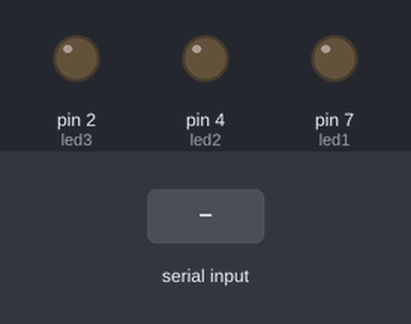
Bench run of a sketch on a simulated Arduino Uno, built with avr-gcc and run on an emulated ATmega328P. On the bench: output pins drawn as LEDs (lit = HIGH). The test bench sets the inputs (shaded band). What the sketch prints to the serial monitor is not drawn.

Above: at 1.2 s.
1.3 s: "Iniciar" received over the second serial link
At 2.4 s:
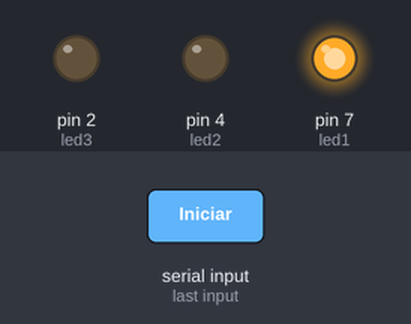
4.0 s: "Reanudar" received over the second serial link
At 6.0 s:
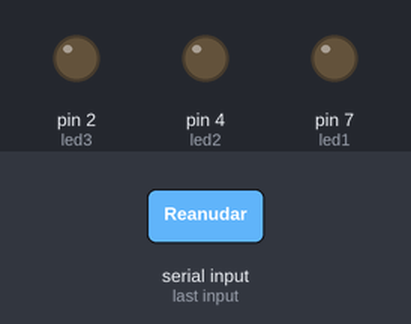
6.4 s: "Pausar" received over the second serial link
At 7.5 s:
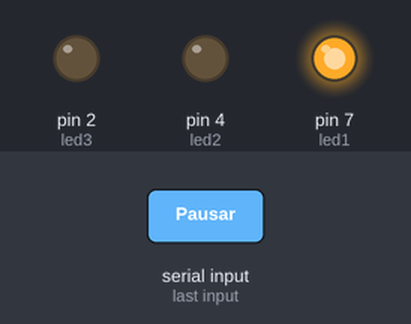
Timing chart, 0 to 9.4 s (numbered marks = the images above; inputs shaded):
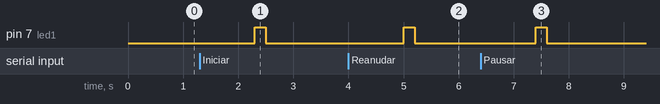

Measured:
- after the input at 1.3 s, pin 7 (led1): LOW → HIGH after 1.0 s, → LOW 0.20 s later
- after the input at 4.0 s, pin 7 (led1): LOW → HIGH after 1.0 s, → LOW 0.20 s later
- after the input at 6.4 s, pin 7 (led1): LOW → HIGH after 1.0 s, → LOW 0.20 s later

The sketch:

arduinotierradef.ino
```cpp
#include <SoftwareSerial.h>
SoftwareSerial mySerial(10, 11); //RX, TX
const int led1 = 7; //LED verde
const int led2 = 4; //LED rojo (alarma sensor)
const int led3 = 2; //LED amarillo (alarma comunicacion)

bool vigilando = false;                  //vigilamos si el satelite deberia estar enviando
bool alarmaCom = false;                  //alarma de fallo en comunicaciones
unsigned long ultimoMensaje = 0;
const unsigned long timeoutCom = 8000;  //8 segundos sin mensajes = fallo
long ultimoAvisoCom = 0;   //aviso de fallos de comunicacion
const long intervaloAvisoCom = 5000;   //la alarma sonara cada 5 segundos

void setup() {
  Serial.begin(9600);
  mySerial.begin(9600);
  pinMode(led1, OUTPUT);
  pinMode(led2, OUTPUT);
  pinMode(led3, OUTPUT);
}

void loop() {
  // comunicación SATELITE -> PYTHON
  if (mySerial.available()){
    String datos = mySerial.readString();
    Serial.print(datos);

    ultimoMensaje = millis();            //reinicia el timeout
    alarmaCom = false;
    digitalWrite(led3, LOW);             //la comunicacion se ha recuperado

    if (datos != "Fallo\r\n"){ //se pone \r\n pq el mensaje Fallo se envia con salto de linea
      digitalWrite(led2, LOW);
      digitalWrite(led1, HIGH);
      delay(200);
      digitalWrite(led1, LOW);
    }else{
      digitalWrite(led2, HIGH);
    }
  }

  // comunicacion PYTHON -> SATELITE
  if (Serial.available()){
    String orden = Serial.readString();
    mySerial.print(orden);

    if (orden == "Iniciar" || orden == "Reanudar"){ //si la orden es iniciar o reanudar, deberia estar recibiendo datos
      vigilando = true;
      ultimoMensaje = millis();
    }else if (orden == "Pausar"){ //en pausar no debe recibir datos, vigilando = false
      vigilando = false;
      alarmaCom = false;
      digitalWrite(led3, LOW);
    }
  }

  // ALARMA DE COMUNICACION
  if (vigilando && millis() - ultimoMensaje >= timeoutCom){ //deberian llegar datos y han pasado mas de 5 segundos
    if (!alarmaCom){
      alarmaCom = true;
      digitalWrite(led3, HIGH);
      ultimoAvisoCom = millis() - intervaloAvisoCom; //se envia el primer aviso
    }
  }
  if (alarmaCom && millis() - ultimoAvisoCom >= intervaloAvisoCom){ //se repite la alarma cada 5 segundos
    ultimoAvisoCom = millis();
    Serial.println("Comunicacion"); //avisa a python del error
  }
}
```
